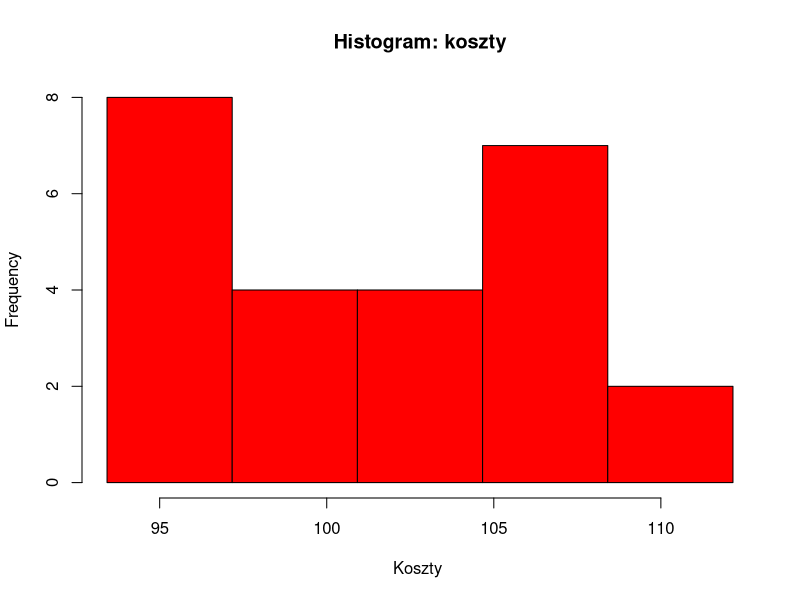
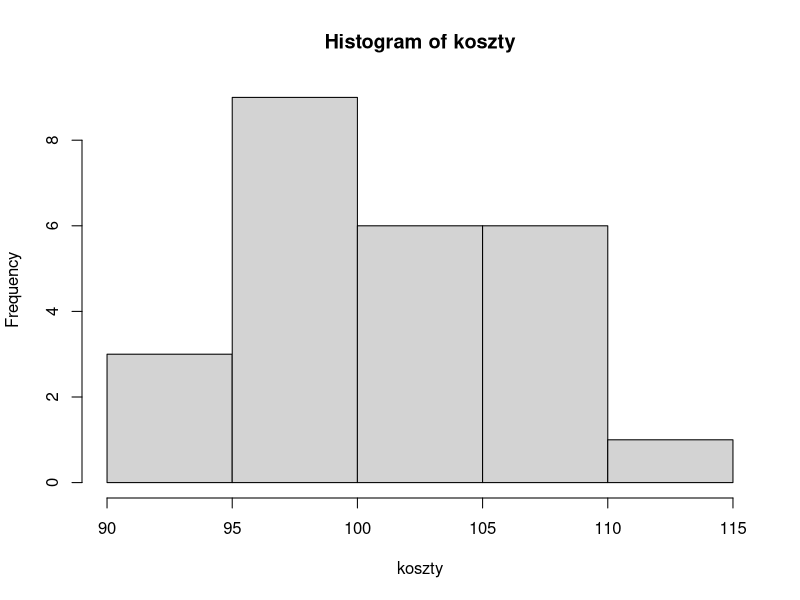

Recreate these plots in R, in order.
data1 <- read.csv(file = 'MS_projekt.csv', sep = ';')

print(data1)

#MIARY POŁOŻENIA

srednia_koszty <- mean(data1[['koszty']])
srednia_obroty <- mean(data1[['obroty']])
print(srednia_koszty)
print(srednia_obroty)


moda <- function(x) {
  ux <- unique(x)
  ux[which.max(tabulate(match(x, ux)))]
}


dane <- data1[['koszty']]
dane_w_przedzialach <- cut(dane, breaks = 5) #liczba klas równa jest 5, ponieważ została obliczona ze wzoru k=sqrt(25)
(szereg<-table(dane_w_przedzialach))
# @todo STWORZYĆ NOWY DATA SET - WARTOŚCI MAJĄ BYĆ ŚREDNIĄ KAŻDEGO Z PRZEDZIAŁÓW - TO BĘDZIE MODĄ, TEN PODZIAŁ WYKORZYSTAMY
# DO PLOTOWANIA HISTOGRAMU

moda_koszty <- moda(data1[['koszty']])

print(moda_koszty)

mediana_koszty <- median(data1[['koszty']])
print(mediana_koszty)



# MIARY ZRÓŻNICOWANIA
odchylenie_koszty <- sd(data1[['koszty']])
print(odchylenie_koszty)

wariancja_koszty <- var(data1[['koszty']])
print(wariancja_koszty)

srednie_odch_bezwzg_koszty <- mad(data1[['koszty']])
print(srednie_odch_bezwzg_koszty)

wsp_zmiennosci_koszty <- sd(data1[['koszty']]) / mean(data1[['koszty']]) * 100
print(wsp_zmiennosci_koszty)

rozstep_koszty <- IQR(data1[['koszty']])
print(rozstep_koszty)

rozstep_cwiartkowy_koszty <- IQR(data1[['koszty']]) / 2
print(rozstep_cwiartkowy_koszty)

#MIARY ASYMETRII
# @todo jakiśtam sizeof zamiast 25
# @todo funkcja 
moment_centr_tmp <- 0
for (xi in 1:(nrow(data1))) {
  moment_centr_tmp <- moment_centr_tmp + (data1[xi, "koszty"] - mean(data1[['koszty']]))^3
}
moment_centr_koszty <- 1/24 * moment_centr_tmp

wspolczynnik_asymetrii_koszty <- (moment_centr_koszty) / (odchylenie_koszty ^ 3)
print(wspolczynnik_asymetrii_koszty)

moment_centr_4_tmp <- 0
for (xi in 1:nrow(data1)) {
  moment_centr_4_tmp <- moment_centr_4_tmp + (data1[xi, "koszty"] - mean(data1[['koszty']]))^4
}

moment_centr_4_koszty <- 1/24 * moment_centr_4_tmp

kurtoza_koszty <- moment_centr_4_koszty / (odchylenie_koszty ^ 4)
#                                                                 - 3
#                                                                 "w starszych pracach"
print(kurtoza_koszty)

  dataKoszty <- data1[['koszty']]
  print(ks.test(data1, "pnorm"))
# @todo poziom istotności 0.05

  
  
koszty <- data1$koszty
bins_koszty <- seq(min(koszty), max(koszty), by=(max(koszty)-min(koszty))/5)
szereg <- table(cut(koszty,5))

histogram_koszty1=hist(koszty,breaks=bins_koszty, main="Histogram: koszty", xlab="Koszty ", col="red")
histogram_koszty2=hist(koszty)
#podajemy odpowiednie kolumny, rozkład hipotetyczny jest normalny, przekazywane estymatory są parametrami spodziewanego rozkładu
ks.test(data1$koszty, "pnorm", mean=mean(data1$koszty), sd=sd(data1$koszty))
#wartość p-value jest większa od poziomu istotności (alfa = 0.05), nie ma więc podstaw do odrzucenia hipotezy

ks.test(data1$obroty, "pnorm", mean=mean(data1$obroty), sd=sd(data1$obroty))
#wartość p-value jest większa od poziomu istotności (alfa = 0.05), nie ma więc podstaw do odrzucenia hipotezy

#oszacować przedziałowo wariancje obrotów
estymator_wariancji_obroty <- var(data1[['obroty']])
print(estymator_wariancji_obroty)

alpha <- 0.02
chi_kwadrat1 <- qchisq((1 - (alpha/2)), (nrow(data1) - 1))
chi_kwadrat2 <- qchisq((alpha/2), (nrow(data1) - 1))

#przedziaŁ:
left_edge <- (nrow(data1) * estymator_wariancji_obroty) / (chi_kwadrat1)
right_edge <- (nrow(data1) * estymator_wariancji_obroty) / (chi_kwadrat2)

print(left_edge)
print(right_edge)

#względna precyzja
blad_maksymalny <- (right_edge - left_edge) / 2
print(blad_maksymalny)

wzgledna_precyzja <- blad_maksymalny / estymator_wariancji_obroty * 100
print(wzgledna_precyzja)


#WNIOSEK: to jest niemiarodajne / "nie mamy podstaw do uogólnienia otrzymanego przedziału ufności"

#zweryfikować hipotezę "branża jest dochodowa"
#H0: wartość średnia obrotów jest równa wartości średniej kosztów
#H1: wartość średnia obrotów jest większa od wartości średniej kosztów

#nie wiemy, czy wariancje są równe
#H0: wariancja_obroty = wariancja_koszty
#H1: wariancja_obroty > wariancja_koszty

nieobc_estymator_wariancji_koszty <- var(data1[['koszty']]) * nrow(data1) / (nrow(data1)-1)
nieobc_estymator_wariancji_obroty <- var(data1[['obroty']]) * nrow(data1) / (nrow(data1)-1)

print(nieobc_estymator_wariancji_koszty)
print(nieobc_estymator_wariancji_obroty)

statystyka_F <- nieobc_estymator_wariancji_obroty / nieobc_estymator_wariancji_koszty
print(statystyka_F)

alpha <- 0.05

zbior_krytyczny <- qf((1- alpha), (nrow(data1)-1), (nrow(data1)-1))
print(zbior_krytyczny)

# ponieważ nasza wartośc statystyki testowej jest mniejsza niż lewa krawędź przedziału obszaru krytycznego
# nie ma podstaw do odrzucenia hipotezy

statystyka_T <- (srednia_obroty - srednia_koszty) / sqrt((nrow(data1)*nieobc_estymator_wariancji_obroty + nrow(data1) * nieobc_estymator_wariancji_koszty)/(nrow(data1) * 2 - 2)*(nrow(data1) * 2) / (nrow(data1)^2))
print(statystyka_T)

left_edge_T <- qt((1 - alpha), (2 * nrow(data1) - 2))
print(left_edge_T)

#wartośc statystyki należy do obszru krytycznego, zatem odrzucamy hipotezę zerową i przyjmujemy hipotezę alternatywną, że branża jest dochodowa

#========= ZADANIE 3 =========

alpha <- 0.02

#kwantyl rozkładu
q_t <- qt(1 - (alpha/2), nrow(data1) - 1)
print(q_t)

#przedział
left_edge_k <- (srednia_koszty - (q_t * (odchylenie_koszty / sqrt(nrow(data1) - 1))))
right_edge_k <- (srednia_koszty + (q_t * (odchylenie_koszty / sqrt(nrow(data1) - 1))))
print(left_edge_k)
print(right_edge_k)

#względna precyzja
blad_maksymalny_k <- (right_edge_k - left_edge_k) / 2
print(blad_maksymalny_k)

wzgledna_precyzja_k <- (blad_maksymalny_k / srednia_koszty * 100)
print(wzgledna_precyzja_k)

# Mamy podstawy do uogólnienia przedziału ufności
####

